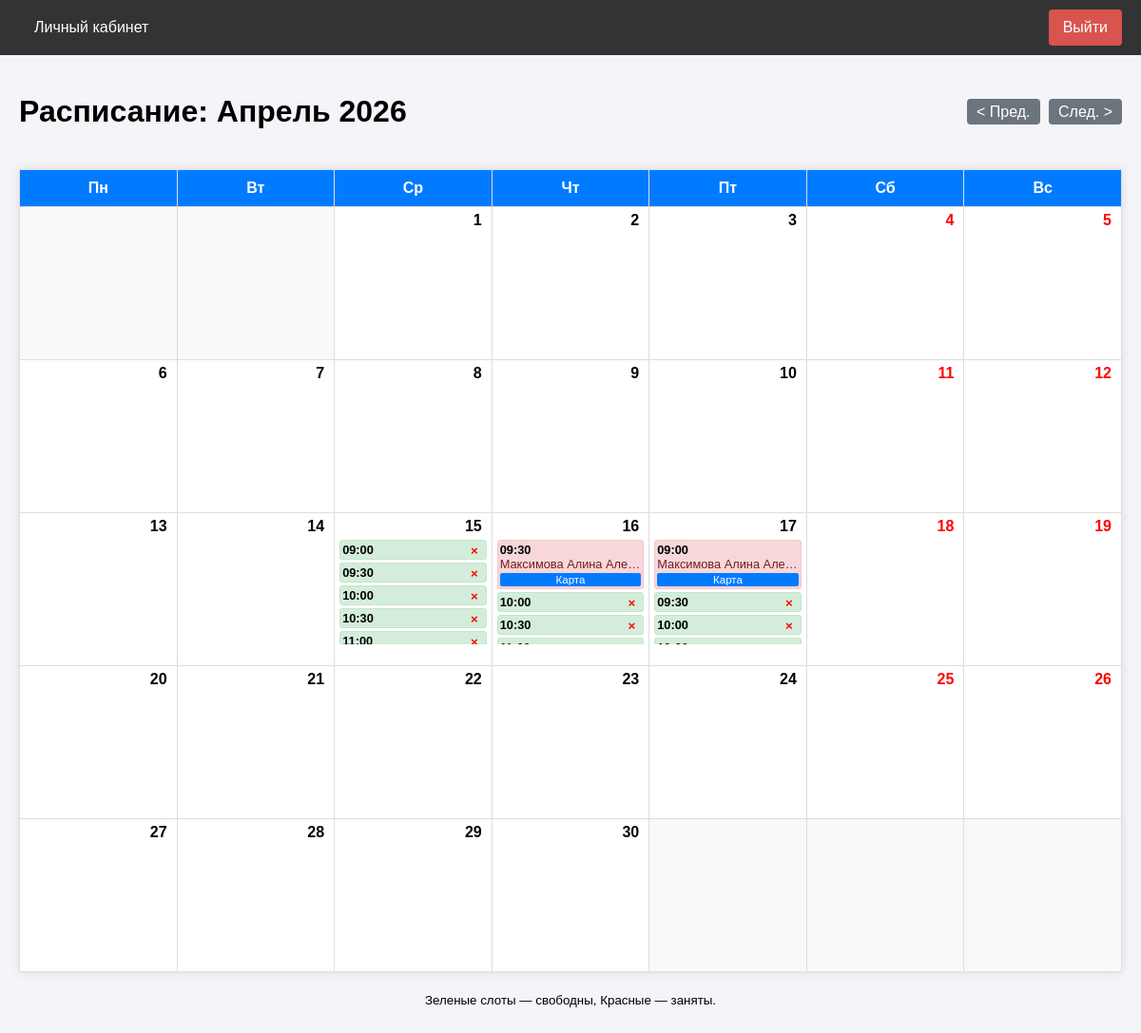
/doctor/schedule?year=2026&month=4 (signed in), run on the app's committed database.
### app/models.py (models this page shows, shortened)
class ScheduleSlot(db.Model):
    __tablename__ = 'schedule_slots'
    id = db.Column(db.Integer, primary_key=True)
    doctor_id = db.Column(db.Integer, db.ForeignKey('users.id'), nullable=False)
    start_time = db.Column(db.DateTime, nullable=False, index=True)
    end_time = db.Column(db.DateTime, nullable=False)
    is_available = db.Column(db.Boolean, default=True) # True - свободно, False - занято/отменено
    appointment = db.relationship('Appointment', uselist=False, backref='slot')

class User(UserMixin, db.Model):
    __tablename__ = 'users'
    id = db.Column(db.Integer, primary_key=True)
    username = db.Column(db.String(64), index=True, unique=True)
    email = db.Column(db.String(120), index=True, unique=True)
    phone = db.Column(db.String(20), index=True, unique=True)
    password_hash = db.Column(db.String(256))
    role = db.Column(db.String(20), index=True, default='patient')
    specialty = db.Column(db.String(100), nullable=True) # Для врача
    office_number = db.Column(db.String(10), nullable=True) # Для врача
    oms_number = db.Column(db.String(20), nullable=True) # Для пациента
    created_at = db.Column(db.DateTime, default=datetime.utcnow)
    appointments_as_patient = db.relationship('Appointment', foreign_keys='Appointment.patient_id', backref='patient', lazy='dynamic')
    appointments_as_doctor = db.relationship('Appointment', foreign_keys='Appointment.doctor_id', backref='doctor', lazy='dynamic')
    schedule_slots = db.relationship('ScheduleSlot', backref='doctor', lazy='dynamic')
    action_logs = db.relationship('ActionLog', backref='user', lazy='dynamic')

### app/doctor/routes.py (the view)
@bp.route('/schedule')
@login_required
@role_required('doctor')
def schedule():
    year = request.args.get('year', type=int)
    month = request.args.get('month', type=int)
    now = datetime.now()
    if not year or not month:
        year = now.year
        month = now.month
    cal = calendar.Calendar(firstweekday=0) # Понедельник - первый день
    month_days = cal.monthdayscalendar(year, month)
    start_date = datetime(year, month, 1)
    if month == 12:
        end_date = datetime(year + 1, 1, 1) - timedelta(seconds=1)
    else:
        end_date = datetime(year, month + 1, 1) - timedelta(seconds=1)
    slots = ScheduleSlot.query.filter(
        ScheduleSlot.doctor_id == current_user.id,
        ScheduleSlot.start_time >= start_date,
        ScheduleSlot.start_time <= end_date
    ).order_by(ScheduleSlot.start_time).all()
    slots_by_day = {}
    for slot in slots:
        day_key = slot.start_time.date()
        if day_key not in slots_by_day:
            slots_by_day[day_key] = []
        slots_by_day[day_key].append(slot)
    month_names = [
        "Январь", "Февраль", "Март", "Апрель", "Май", "Июнь",
        "Июль", "Август", "Сентябрь", "Октябрь", "Ноябрь", "Декабрь"
    ]
    prev_month = month - 1
    prev_year = year
    if prev_month < 1:
        prev_month = 12
        prev_year -= 1
    next_month = month + 1
    next_year = year
    if next_month > 12:
        next_month = 1
        next_year += 1
    return render_template('doctor/schedule.html',
                           title='Мое расписание',
                           month_days=month_days,
                           year=year,
                           month=month,
                           month_name=month_names[month-1],
                           slots_by_day=slots_by_day,
                           prev_year=prev_year, prev_month=prev_month,
                           next_year=next_year, next_month=next_month)

### app/models.py (called while the page is built)
@login_manager.user_loader
def load_user(user_id):
    return User.query.get(int(user_id))

### app/utils.py (called while the page is built)
def role_required(role):
    def decorator(f):
        @wraps(f)
        def decorated_function(*args, **kwargs):
            if not current_user.is_authenticated:
                return redirect(url_for('auth.login'))
            if current_user.role != role:
                flash('У вас нет доступа к этой странице.')
                return redirect(url_for('main.index'))
            return f(*args, **kwargs)
        return decorated_function
    return decorator

### app/templates/doctor/schedule.html (shortened to what this page needs)
{% extends "base.html" %}
{% block content %}
<div class="schedule-container">
    <div style="display: flex; justify-content: space-between; align-items: center; margin-bottom: 20px;">
        <h1>Расписание: {{ month_name }} {{ year }}</h1>
        <div>
            <a href="{{ url_for('doctor.schedule', year=prev_year, month=prev_month) }}" class="btn" style="background-color: #6c757d; color: white; padding: 5px 10px; text-decoration: none; border-radius: 4px;">&lt; Пред.</a>
            <a href="{{ url_for('doctor.schedule', year=next_year, month=next_month) }}" class="btn" style="background-color: #6c757d; color: white; padding: 5px 10px; text-decoration: none; border-radius: 4px; margin-left: 5px;">След. &gt;</a>
        </div>
    </div>
    <table style="width: 100%; border-collapse: collapse; background-color: white; box-shadow: 0 0 10px rgba(0,0,0,0.1); table-layout: fixed;">
        <colgroup>
            <col style="width: 14.28%;">
            <col style="width: 14.28%;">
            <col style="width: 14.28%;">
            <col style="width: 14.28%;">
            <col style="width: 14.28%;">
            <col style="width: 14.28%;">
            <col style="width: 14.28%;">
        </colgroup>
        <thead>
            <tr style="background-color: #007bff; color: white;">
                <th style="padding: 10px; border: 1px solid #ddd;">Пн</th>
                <th style="padding: 10px; border: 1px solid #ddd;">Вт</th>
                <th style="padding: 10px; border: 1px solid #ddd;">Ср</th>
                <th style="padding: 10px; border: 1px solid #ddd;">Чт</th>
                <th style="padding: 10px; border: 1px solid #ddd;">Пт</th>
                <th style="padding: 10px; border: 1px solid #ddd;">Сб</th>
                <th style="padding: 10px; border: 1px solid #ddd;">Вс</th>
            </tr>
        </thead>
        <tbody>
            {% for week in month_days %}
            <tr>
                {% for day in week %}
                    {% if day == 0 %}
                        <td style="border: 1px solid #ddd; height: 150px; vertical-align: top; background-color: #f9f9f9;"></td>
                    {% else %}
                        {% set current_date = datetime(year, month, day).date() %}
                        <td style="border: 1px solid #ddd; height: 150px; vertical-align: top; padding: 5px; position: relative; overflow: hidden;">
                            <div style="font-weight: bold; text-align: right; padding-right: 5px; color: {% if current_date.weekday() >= 5 %}red{% endif %};">
                                {{ day }}
                            </div>
                            <div style="margin-top: 5px; font-size: 0.8em; max-height: 110px; overflow-y: auto;">
                                {% if current_date in slots_by_day %}
                                    {% for slot in slots_by_day[current_date] %}
                                        <div style="margin-bottom: 3px; padding: 2px; border-radius: 3px; background-color: {% if slot.is_available %}#d4edda{% else %}#f8d7da{% endif %}; border: 1px solid {% if slot.is_available %}#c3e6cb{% else %}#f5c6cb{% endif %}; word-wrap: break-word;">
                                            <strong>{{ slot.start_time.strftime('%H:%M') }}</strong>
                                            {% if slot.is_available %}
                                                <form action="{{ url_for('doctor.cancel_slot', slot_id=slot.id) }}" method="post" style="display:inline; float:right;" onsubmit="return confirm('Удалить слот?');">
                                                    <button type="submit" style="border:none; background:none; color:red; cursor:pointer; font-weight:bold;">&times;</button>
                                                </form>
                                            {% else %}
                                                <div style="color: #721c24; white-space: nowrap; overflow: hidden; text-overflow: ellipsis;" title="{{ slot.appointment.patient.username }}">
                                                    {{ slot.appointment.patient.username }}
                                                </div>
                                                <a href="{{ url_for('doctor.edit_appointment', appointment_id=slot.appointment.id) }}" style="display:block; text-align:center; background:#007bff; color:white; text-decoration:none; padding:1px; margin-top:2px; border-radius:2px; font-size: 0.9em;">
                                                    Карта
                                                </a>
                                            {% endif %}
                                        </div>
                                    {% endfor %}
                                {% endif %}
                            </div>
                        </td>
                    {% endif %}
                {% endfor %}
            </tr>
            {% endfor %}
        </tbody>
    </table>
    <div style="margin-top: 20px; text-align: center;">
         <p><small>Зеленые слоты — свободны, Красные — заняты.</small></p>
    </div>
</div>
{% endblock %}

### app/templates/base.html (style rules this page uses)
body { font-family: Arial, sans-serif; margin: 0; padding: 0; background-color: #f4f4f9; }

### data on the page
ScheduleSlot: start_time "09:00"
ScheduleSlot: start_time "09:30"
ScheduleSlot: start_time "10:00"
ScheduleSlot: start_time "10:30"
ScheduleSlot: start_time "11:00"
ScheduleSlot: start_time "09:30", appointment.patient.username "Максимова Алина Але…"
ScheduleSlot: start_time "10:00"
ScheduleSlot: start_time "10:30"
ScheduleSlot: start_time "09:00", appointment.patient.username "Максимова Алина Але…"
ScheduleSlot: start_time "09:30"
ScheduleSlot: start_time "10:00"

### other printed values
{{ month_name }} "Апрель"
{{ year }} "2026"
{{ day }} "1" "2" "3" "4" "5" "6" "7" "8" "9" "10" "11" "12" "13" "14" "15" "16" "17" "18" "19" "20" "21" "22" "23" "24" "25" "26" "27" "28" "29" "30"
